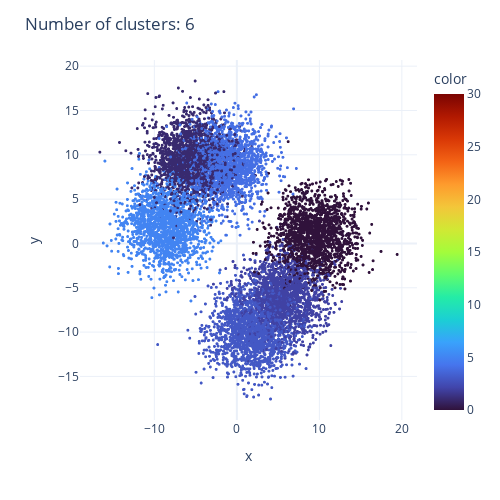

Source (notebook cell):
### Code cell
plot_cluster(data, cluster_col='true_clst_l3')

### Figure 1 — Plotly figure (JSON) as saved in the notebook; plotly's stock layout.template omitted (floating-point values rounded to 4 significant figures; data arrays with more than 128 entries replaced by an {"elided": "..."} marker saying what was removed)
{"data": [{"hovertemplate": "x=%{x}<br>y=%{y}<br>color=%{marker.color}<extra></extra>", "legendgroup": "", "marker": {"color": {"elided": "10000 int values"}, "coloraxis": "coloraxis", "size": 3, "symbol": "circle"}, "mode": "markers", "name": "", "showlegend": false, "type": "scattergl", "x": {"elided": "10000 float values"}, "xaxis": "x", "y": {"elided": "10000 float values"}, "yaxis": "y"}], "layout": {"coloraxis": {"cmax": 30, "cmin": 0, "colorbar": {"title": {"text": "color"}}, "colorscale": [[0, "#30123b"], [0.07143, "#4145ab"], [0.1429, "#4675ed"], [0.2143, "#39a2fc"], [0.2857, "#1bcfd4"], [0.3571, "#24eca6"], [0.4286, "#61fc6c"], [0.5, "#a4fc3b"], [0.5714, "#d1e834"], [0.6429, "#f3c63a"], [0.7143, "#fe9b2d"], [0.7857, "#f36315"], [0.8571, "#d93806"], [0.9286, "#b11901"], [1, "#7a0402"]]}, "height": 500, "legend": {"tracegroupgap": 0}, "margin": {"t": 60}, "title": {"text": "Number of clusters: 6"}, "width": 500, "xaxis": {"anchor": "y", "domain": [0, 1], "title": {"text": "x"}}, "yaxis": {"anchor": "x", "domain": [0, 1], "title": {"text": "y"}}}}
